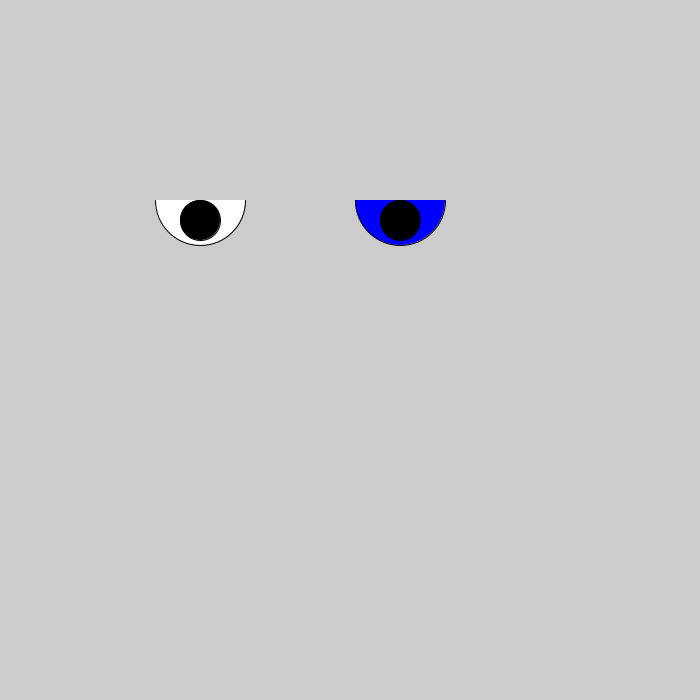
Frame 1 (no input)
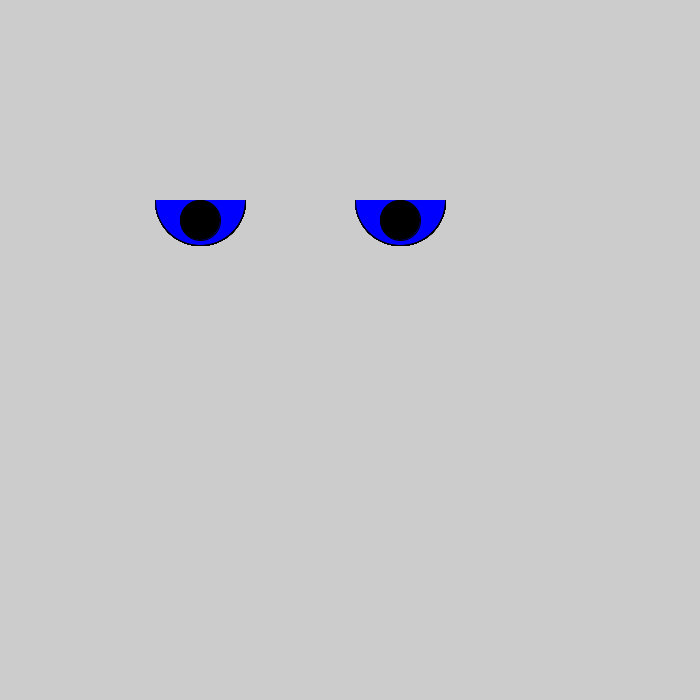
Frame 60 (the mouse pressed at the canvas centre just before this capture)
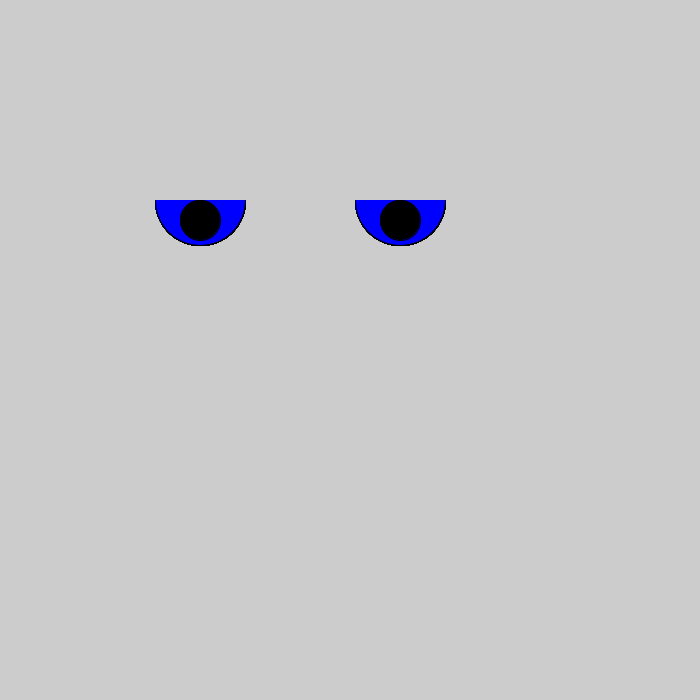
Frame 120 (the mouse held since frame 60 and released just before this capture)

The Processing sketch that drew these frames (run headless with seeded random() and noise(); from frame 60 on, the mouse is pressed at the canvas centre):

// Processing sketch: yeux_bleus__nerv_s
// ── yeux_bleus__nerv_s.pde
void setup() {
  size(700, 700);  
}

void draw() {
   
  //oeil gauche
  arc(200, 200, 90, 90, 0, PI);
  fill(0, 0, 0);
  
  ellipse(200, 220, 40, 40);
  fill(0, 0, 255);

  //oeil droit
  arc(400, 200, 90, 90, 0, PI);
  fill(0, 0, 0);
  
  ellipse(400, 220, 40, 40);
  fill(0, 0, 255);


}
